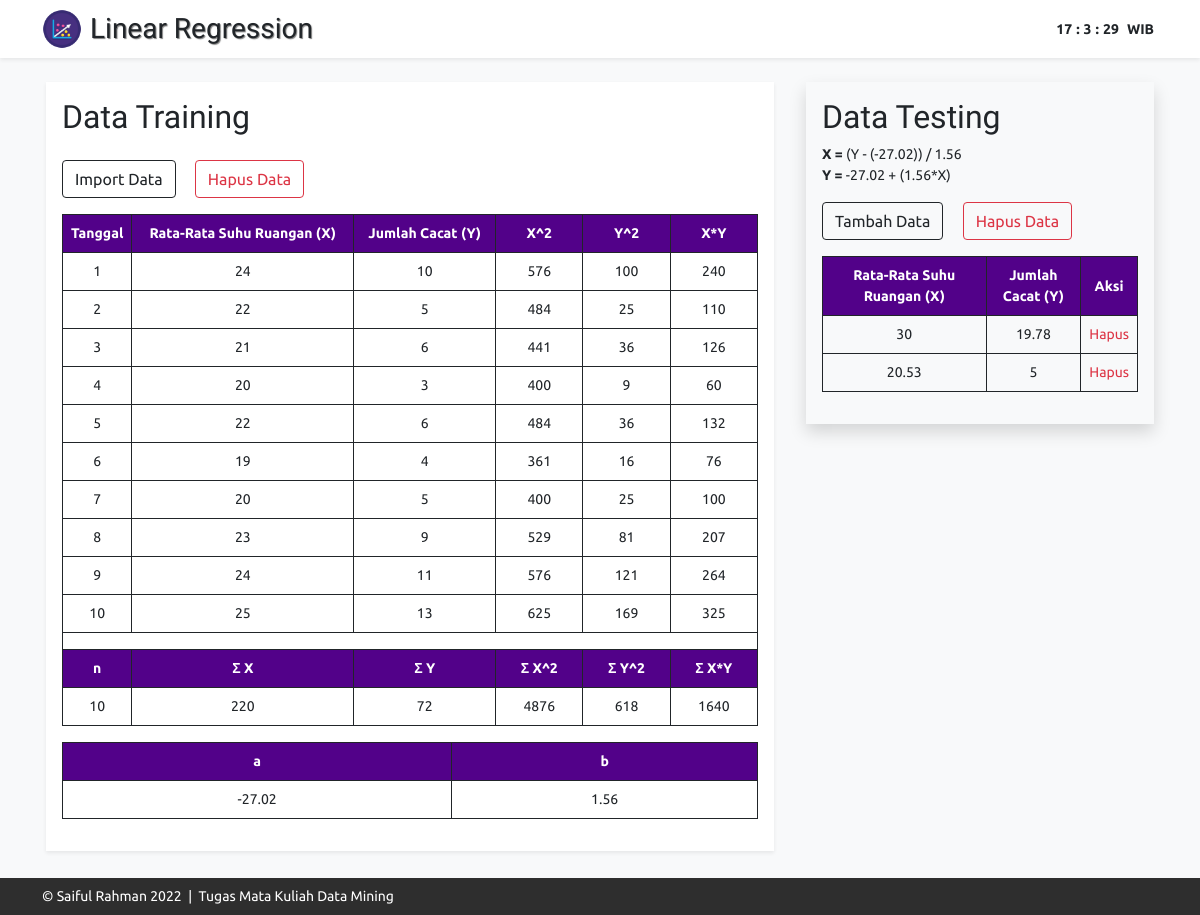
The page / on the database its author committed.
### tables this page shows
CREATE TABLE `tb_training` (
  `id` int(11) NOT NULL,
  `x` double DEFAULT NULL,
  `y` double DEFAULT NULL,
  `xx` double DEFAULT NULL,
  `yy` double DEFAULT NULL,
  `xy` double DEFAULT NULL
);

CREATE TABLE `tb_testing` (
  `id_test` int(11) NOT NULL,
  `x_test` double NOT NULL,
  `y_test` double NOT NULL
);

### index.php (the view, shortened to what this page needs)
<?php
require_once('src/koneksi.php');
?>
<!DOCTYPE html>
<html lang="en">
<head>
	<?php require('config/style.php'); ?>
</head>
<body class="bg-light">
	<div id="header" class="wrapper shadow-sm sticky-top bg-white">
		<div class="container">
			<div class="row">
				<div class="col-8 col-sm-6 logo d-flex justify-content-start align-items-center py-2">
					<img src="src/img/logo.png" alt="">
					<span class="fs-3 ms-2">Linear Regression</span>
				</div>
				<div class="col-4 col-sm-6 d-flex justify-content-end align-items-center fw-bolder">
					<span id="jam" class="mx-1"></span>:
					<span id="menit" class="mx-1"></span>:
					<span id="detik" class="mx-1"></span>
					<span class="mx-1">WIB</span>
				</div>
			</div>
		</div>
	</div>
	<div id="content" class="wrapper mb-5">
		<div class="container">
			<div class="row justify-content-center">
				<div class="col-12 col-md-8 p-3 mt-1 mt-lg-2">
					<div class="bg-white shadow-sm p-3">
						<h2>Data Training</h2>
						<?php require('komponen/modal-add-training.php'); ?>
						<a href="action/action-training.php?opsi=delete" class="btn btn-outline-danger my-3" onclick="return confirm_delete_training()"> Hapus Data</a>
						<div class="table-responsive">
							<table class="table table-bordered border-dark responsive-utilities table-hover text-center">
								<thead class="text-white">
									<th scope="col" style="width: 60px !important;">Tanggal</th>
									<th scope="col" style="min-width: 150px">Rata-Rata Suhu Ruangan (X)</th>
									<th scope="col" style="min-width: 130px">Jumlah Cacat (Y)</th>
									<th scope="col" style="min-width: 80px">X^2</th>
									<th scope="col" style="min-width: 80px">Y^2</th>
									<th scope="col" style="min-width: 80px">X*Y</th>
								</thead>
								<tbody>
									<?php
									$query = "SELECT id,x,y,pow(x,2) as xx,pow(y,2) as yy,x*y as xy FROM tb_training";
									$select = mysqli_query($db,$query);
									foreach ($select as $training) {
										$id=$training['id'];
										$x=$training['x'];
										$y=$training['y'];
										$xx=$training['xx'];
										$yy=$training['yy'];
										$xy=$training['xy'];
										?>
										<tr>
											<td><?php echo $id ?></td>
											<td><?php echo $x ?></td>
											<td><?php echo $y ?></td>
											<td><?php echo $xx ?></td>
											<td><?php echo $yy ?></td>
											<td><?php echo $xy ?></td>
										</tr>
										<?php
										$query_update = "UPDATE tb_training SET xx='$xx',yy='$yy',xy='$xy' WHERE id='$id'";
										mysqli_query($db,"$query_update");
									}
									$select_sum = mysqli_fetch_assoc(mysqli_query($db,"SELECT sum(x) as jml_x, sum(y) as jml_y, sum(xx) as jml_xx, sum(yy) as jml_yy, sum(xy) as jml_xy FROM tb_training"));
									$n = (isset($id)) ? $id : "";
									$jml_x = (isset($select_sum['jml_x'])) ? $select_sum['jml_x'] : "";
									$jml_y = (isset($select_sum['jml_y'])) ? $select_sum['jml_y'] : "";
									$jml_xx = (isset($select_sum['jml_xx'])) ? $select_sum['jml_xx'] : "";
									$jml_yy = (isset($select_sum['jml_yy'])) ? $select_sum['jml_yy'] : "";
									$jml_xy = (isset($select_sum['jml_xy'])) ? $select_sum['jml_xy'] : "";
									?>
									<tr> <td colspan="6" class="bg-white"></td> </tr>
									<tr class="text-white">
										<th>n</th>
										<th>Σ X</th>
										<th>Σ Y</th>
										<th>Σ X^2</th>
										<th>Σ Y^2</th>
										<th>Σ X*Y</th>
									</tr>
									<tr>
										<td><?php echo $n ?></td>
										<td><?php echo $jml_x ?></td>
										<td><?php echo $jml_y ?></td>
										<td><?php echo $jml_xx ?></td>
										<td><?php echo $jml_yy ?></td>
										<td><?php echo $jml_xy ?></td>
									</tr>
								</tbody>
							</table>
						</div>
						<div class="table-responsive">
							<table class="table table-bordered border-dark responsive-utilities table-hover text-center">
								<thead class="text-white">
									<th scope="col">a</th>
									<th scope="col">b</th>
								</thead>
								<tbody>
									<?php
									if (!empty($n)){
										$deteksi_zero = ($n*$jml_xx) - pow($jml_x,2);
										$a = ($deteksi_zero == 0) ? 0 : round((($jml_y*$jml_xx) - ($jml_x*$jml_xy)) / (($n*$jml_xx) - pow($jml_x,2)),2);
										$b = ($deteksi_zero == 0) ? 0 : round((($n*$jml_xy) - ($jml_x*$jml_y)) / (($n*$jml_xx) - pow($jml_x,2)),2);
										?>
										<tr>
											<td><?php echo $a ?></td>
											<td><?php echo $b ?></td>
										</tr>
									<?php } ?>
								</tbody>
							</table>
						</div>
					</div>
				</div>
				<div class="col-12 col-md-4 p-3 mt-1 mt-lg-2">
					<div class="p-3 shadow">
						<h2>Data Testing</h2>
						<?php
						if(isset($a) && isset($b)) : ?>
							<span class="d-block"> <b>X =</b> (Y - <?php echo ($a < 0) ? '('.$a.')' : $a ?>) / <?php echo $b ?> </span>
							<span class="d-block"> <b>Y =</b> <?php echo $a ?> + (<?php echo $b ?>*X) </span>
						<?php endif;
						$deteksi_zero = (!empty($n)) ? ($n*$jml_xx) - pow($jml_x,2) : 0;
						if($n>1 && $deteksi_zero!=0) :
							require('komponen/modal-add-testing.php'); ?>
						<?php endif; ?>
						<a href="action/action-testing.php?opsi=delete-all" class="btn btn-outline-danger my-3" onclick="return confirm_delete_testing()"> Hapus Data</a>
						<div class="table-responsive">
							<table class="table table-bordered border-dark responsive-utilities table-hover text-center">
								<thead class="text-white">
									<th scope="col" style="min-width: 130px;">Rata-Rata Suhu Ruangan (X)</th>
									<th scope="col">Jumlah Cacat (Y)</th>
									<th scope="col">Aksi</th>
								</thead>
								<tbody>
									<?php
									$query = "SELECT * FROM tb_testing";
									$select = mysqli_query($db,$query);
									foreach ($select as $training) {
										$id_test=$training['id_test'];
										$x_test= round($training['x_test'],2);
										$y_test= round($training['y_test'],2);
										?>
										<tr>
											<td><?php echo $x_test ?></td>
											<td><?php echo $y_test ?></td>
											<td>
												<a href="action/action-testing.php?id=<?php echo $id_test ?>&opsi=delete" class="hapus-testing text-decoration-none text-danger" onclick="return confirm_delete()">Hapus</a>
											</td>
										</tr>
									<?php } ?>
								</tbody>
							</table>
						</div>
					</div>
				</div>
			</div>
		</div>
	</div>
	<div id="footer" class="wrapper mt-3 py-2 fixed-bottom">
		<div class="container">
			<div class="copyright d-flex justify-content-start">
				<span class="text-white">© Saiful Rahman 2022 &nbsp|&nbsp Tugas Mata Kuliah Data Mining</span>
			</div>
		</div>
	</div>
</body>

### config/style.php (shortened to what this page needs)
<link rel="stylesheet" href="src/bootstrap/css/bootstrap.min.css">
<link rel="stylesheet" href="src/css/style.css">

### komponen/modal-add-training.php (shortened to what this page needs)
<a href="#" class="btn btn-outline-dark my-3 me-3" data-bs-toggle="modal" data-bs-target="#ImportData"> Import Data</a>

### komponen/modal-add-testing.php (shortened to what this page needs)
<a href="#" class="btn btn-outline-dark my-3 me-3" data-bs-toggle="modal" data-bs-target="#TambahData"> Tambah Data</a>

### src/css/style.css (style rules this page uses)
* { margin: 0; padding: 0; font-family: 'Ubuntu', sans-serif; }
body { font-size: 14px; }
#header .logo span { font-family: 'Roboto', sans-serif !important; text-shadow: 1px 1px 1px grey; }
#header .logo img { max-width: 40px; }
#content h2, .modal-header h5 { font-family: 'Ubuntu2', sans-serif; }
#content th { background-color: #520189; }
#content th, #content td { vertical-align: middle; }
#footer { background: #2E2E2E; }

### rows shown on the page
tb_training: id "1", x "24", y "10", xx "576", yy "100", xy "240"
tb_training: id "2", x "22", y "5", xx "484", yy "25", xy "110"
tb_training: id "3", x "21", y "6", xx "441", yy "36", xy "126"
tb_training: id "4", x "20", y "3", xx "400", yy "9", xy "60"
tb_training: id "5", x "22", y "6", xx "484", yy "36", xy "132"
tb_training: id "6", x "19", y "4", xx "361", yy "16", xy "76"
tb_training: id "7", x "20", y "5", xx "400", yy "25", xy "100"
tb_training: id "8", x "23", y "9", xx "529", yy "81", xy "207"
tb_training: id "9", x "24", y "11", xx "576", yy "121", xy "264"
tb_training: id "10", x "25", y "13", xx "625", yy "169", xy "325"
tb_testing: x_test "30", y_test "19.78"
tb_testing: x_test "20.53", y_test "5"

### other values the page prints
$jml_x "220"
$jml_y "72"
$jml_xx "4876"
$jml_yy "618"
$jml_xy "1640"
$a "-27.02"
$b "1.56"
